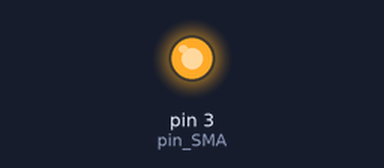
The sketch below on a simulated Arduino Uno, built with avr-gcc and run on an emulated ATmega328P. Shown: output pins drawn as LEDs (lit = HIGH).

Above: at 1.0 s.
At 9.7 s:
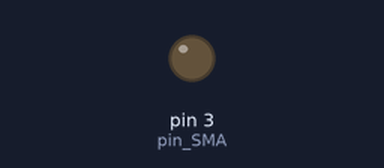
Timing chart, 0 to 22.6 s (numbered marks = the images above):
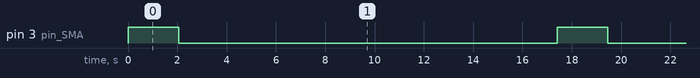

The sketch:

SMA_BArch393.ino
```cpp
int pin_SMA = 3;
float current_millis;
float elapsed_millis;
float frame_duration = 1;
int frame_count = 0;

void setup() {
  // put your setup code here, to run once:
  current_millis = millis();
  pinMode(pin_SMA, OUTPUT);
  Serial.begin(9600);
}

void loop() {
  // put your main code here, to run repeatedly:
  elapsed_millis = millis()-current_millis;
  if(elapsed_millis >=frame_duration)
  {
    current_millis = millis();
    frame_count++;
    if(frame_count<2000)
    {
      digitalWrite(pin_SMA, HIGH);
    }
    if(frame_count>2000)
    {
      digitalWrite(pin_SMA, LOW);
    }

    if(frame_count>17000)
    {
      frame_count=0;
    }
  }
}
```

Measured:
- by itself, pin 3 (pin_SMA): alternates HIGH for 2.0 s and LOW for 15.4 s
